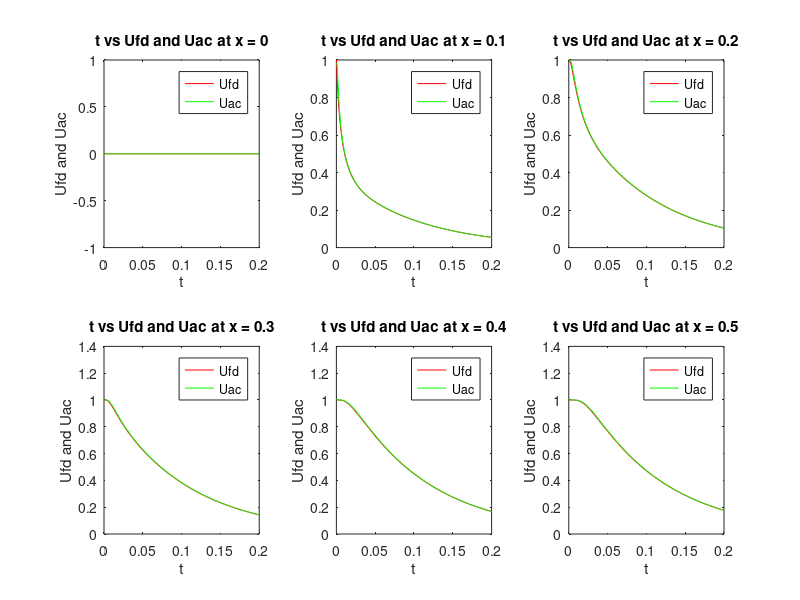
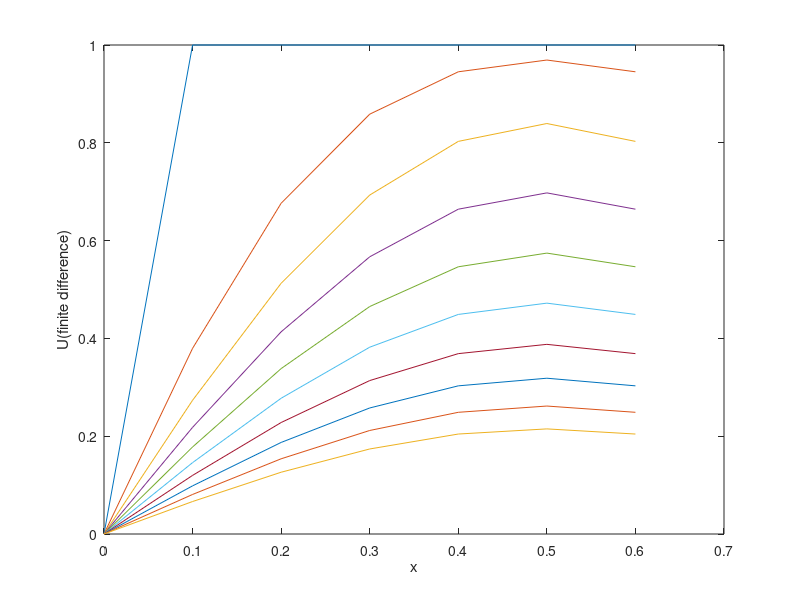
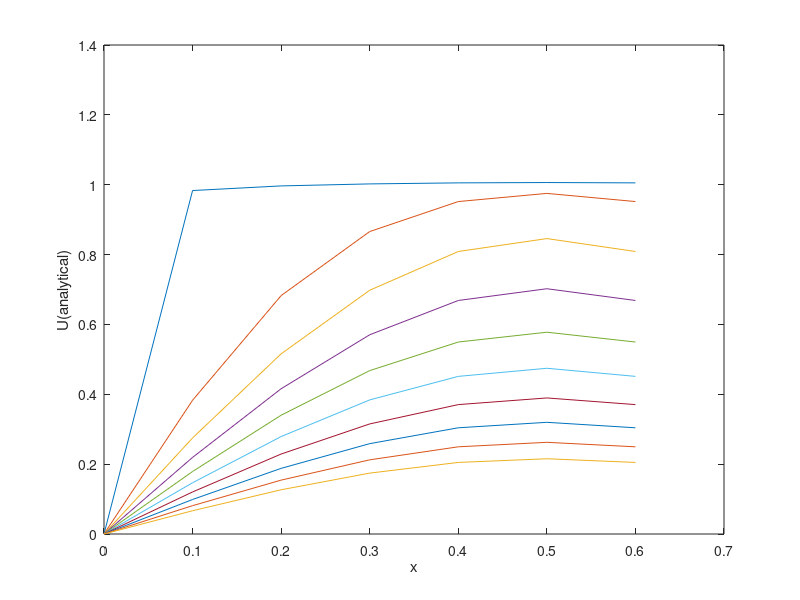

The MATLAB script that drew these images, in order:
% This script is to find the approximate solution for differential
% equation using explicit finite difference method and compare the 
% solution with actual solution

% Defining r,k,h,x,t and n
clear 
clc
r = 0.1;
k = 0.001;
h = sqrt(k/(r));
x = 0:h:1;
t = 0:k:0.200;
c = zeros(1,100);
d = zeros(1,100);
e = zeros(1,100);
Uac = zeros(length(x),length(t));

% Initializing U
Ufd = zeros(length(x),length(t));
Ufd(:,1) = 1;
Ufd(1,:) = 0;
Ufd(11,:) = 0;

%Explicit finite difference solution
for j = 1:200
    for i = 2:10
        Ufd(i,(j+1)) = (r*(Ufd((i+1),j)) + r*(Ufd((i-1),j)) + (1-(2*r))*Ufd(i,j)); 
    end
end

 % Analytical solution
 sum = 0;
 for i = 1:7
     for j = 1:201
         sum = 0;
         for n = 0:50
             c = (2*n +1);
             sum = sum + (4/pi)*(1/c)*exp(-c^2*(pi^2)*t(1,j))*sin(c*(pi)*x(1,i));
         end
         Uac(i,j) = sum;
     end
 end
 
figure(01)
%Plotting Ufd and Uac vs t at x = 0
subplot(2,3,1)
j = 1:201;
plot(t,Ufd(1,j),'r-')
hold on
plot(t,Uac(1,j),'g-')
xlabel('t')
ylabel('Ufd and Uac')
legend('Ufd','Uac')
title('t vs Ufd and Uac at x = 0')

%Plotting Ufd and Uac vs t at x = 0.1
subplot(2,3,2)
j = 1:201;
plot(t,Ufd(2,j),'r-')
hold on
plot(t,Uac(2,j),'g-')
xlabel('t')
ylabel('Ufd and Uac')
title('t vs Ufd and Uac at x = 0.1')
legend('Ufd','Uac')

%Plotting Ufd and Uac vs t at x = 0.2
subplot(2,3,3)
j = 1:201;
plot(t,Ufd(3,j),'r-')
hold on
plot(t,Uac(3,j),'g-')
xlabel('t')
ylabel('Ufd and Uac')
title('t vs Ufd and Uac at x = 0.2')
legend('Ufd','Uac')

%Plotting Ufd and Uac vs t at x = 0.3
subplot(2,3,4)
j = 1:201;
plot(t,Ufd(4,j),'r-')
hold on
plot(t,Uac(4,j),'g-')
xlabel('t')
ylabel('Ufd and Uac')
title('t vs Ufd and Uac at x = 0.3')
legend('Ufd','Uac')

%Plotting Ufd and Uac vs t at x = 0.4
subplot(2,3,5)
j = 1:201;
plot(t,Ufd(5,j),'r-')
hold on
plot(t,Uac(5,j),'g-')
xlabel('t')
ylabel('Ufd and Uac')
title('t vs Ufd and Uac at x = 0.4')
legend('Ufd','Uac')

%Plotting Ufd and Uac vs t at x = 0.5
subplot(2,3,6)
j = 1:201;
plot(t,Ufd(6,j),'r-')
hold on
plot(t,Uac(6,j),'g-')
xlabel('t')
ylabel('Ufd and Uac')
title('t vs Ufd and Uac at x = 0.5')
legend('Ufd','Uac')

%Plotting Ufd at different given values of x at different time
figure(02)
x1 = 0:0.1:0.6;
j = 1:7;
for m = 1:20:200
plot(x1,Ufd(j,m))
hold on
end
xlabel('x')
ylabel('U(finite difference)')
figure(03)
for t1 = 1:20:200
    plot(x1,Uac(j,t1))
    hold on
end
xlabel('x')
ylabel('U(analytical)')









 
    

